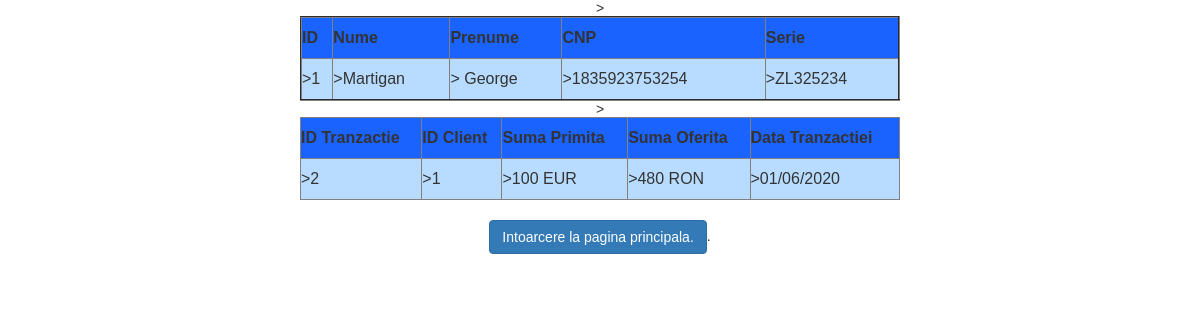
The app's page /public_html/cautacli.php?idc=1 with its own data.
### tables this page shows
CREATE TABLE `clienti` (
  `idclient` int(11) NOT NULL AUTO_INCREMENT,
  `nume_cli` varchar(50) NOT NULL,
  `prenume_cli` varchar(50) NOT NULL,
  `cnp_cli` char(50) NOT NULL,
  `serie_cli` char(50) NOT NULL,
  PRIMARY KEY (`idclient`)
);

CREATE TABLE `tranzactii` (
  `idtranz` int(11) NOT NULL AUTO_INCREMENT,
  `idclient` int(11) NOT NULL,
  `sumaprimita` char(50) NOT NULL,
  `sumaoferita` char(50) NOT NULL,
  `datatranzactiei` char(50) NOT NULL,
  PRIMARY KEY (`idtranz`)
);

### public_html/cautacli.php (the view, shortened to what this page needs)
<?php
require_once "config.php";
$id = mysqli_real_escape_string($link, $_REQUEST['idc']);
$sql = "SELECT * FROM clienti where idclient= '$id'";
if($result = mysqli_query($link, $sql)){
    if(mysqli_num_rows($result) > 0){
        echo "<table border=2 style=\"width:600px; line-height:40px; margin-left: auto; margin-right: auto;\">";
            echo "<tr style=\"background-color:#1B63FF\">>";
                echo "<th>ID</th>";
                echo "<th>Nume</th>";
                echo "<th>Prenume</th>";
                echo "<th>CNP</th>";
                echo "<th>Serie</th>";
            echo "</tr>";
        while($row = mysqli_fetch_array($result)){
            echo "<tr>";
                echo "<td style=\"background-color:#B7DCFF\">>" . $row['idclient'] . "</td>";
                echo "<td style=\"background-color:#B7DCFF\">>" . $row['nume_cli'] . "</td>";
                echo "<td style=\"background-color:#B7DCFF\">> " . $row['prenume_cli'] . "</td>";
                echo "<td style=\"background-color:#B7DCFF\">>" . $row['cnp_cli'] . "</td>";
                echo "<td style=\"background-color:#B7DCFF\">>" . $row['serie_cli'] . "</td>";
            echo "</tr>";
        }
        echo "</table>";
    } else{
        echo "Nu am gasit datele cautate.";
    }
} else{
    echo "ERROR: Could not to execute $sql. " . mysqli_error($link);
}
$sql = "SELECT * FROM tranzactii where idclient= '$id'";
if($result = mysqli_query($link, $sql)){
    if(mysqli_num_rows($result) > 0){
        echo "<table border=1 style=\"width:600px; line-height:40px; margin-left: auto; margin-right: auto;\">";
            echo "<tr style=\"background-color:#1B63FF\">>";
                echo "<th>ID Tranzactie</th>";
                echo "<th>ID Client</th>";
                echo "<th>Suma Primita</th>";
                echo "<th>Suma Oferita</th>";
                echo "<th>Data Tranzactiei</th>";
            echo "</tr>";
        while($row = mysqli_fetch_array($result)){
            echo "<tr>";
                echo "<td style=\"background-color:#B7DCFF\">>" . $row['idtranz'] . "</td>";
                echo "<td style=\"background-color:#B7DCFF\">>" . $row['idclient'] . "</td>";
                echo "<td style=\"background-color:#B7DCFF\">>" . $row['sumaprimita'] . "</td>";
                echo "<td style=\"background-color:#B7DCFF\">>" . $row['sumaoferita'] . "</td>";
                echo "<td style=\"background-color:#B7DCFF\">>" . $row['datatranzactiei'] . "</td>";
            echo "</tr>";
        }
        echo "</table>";
    } else{
        echo "Nu am gasit datele cautate.";
    }
} else{
    echo "ERROR: Could not to execute $sql. " . mysqli_error($link);
}
?><?phptable>
<!DOCTYPE html>
<html lang="en">
<body>
 <link rel="stylesheet" href="https://maxcdn.bootstrapcdn.com/bootstrap/3.3.7/css/bootstrap.css">
    <div class="wrapper">
       <p><a class="btn btn-primary" href="welcome.php">Intoarcere la pagina principala.</a>.</p>
    </div>
</body>
</html>

### public_html/cautacli.php (style rules this page uses)
body { font: 14px sans-serif; text-align:center; }

### records on screen
clienti: idclient "1", nume_cli "Martigan", prenume_cli "George", cnp_cli "1835923753254", serie_cli "ZL325234"
tranzactii: idtranz "2", idclient "1", sumaprimita "100 EUR", sumaoferita "480 RON", datatranzactiei "01/06/2020"
